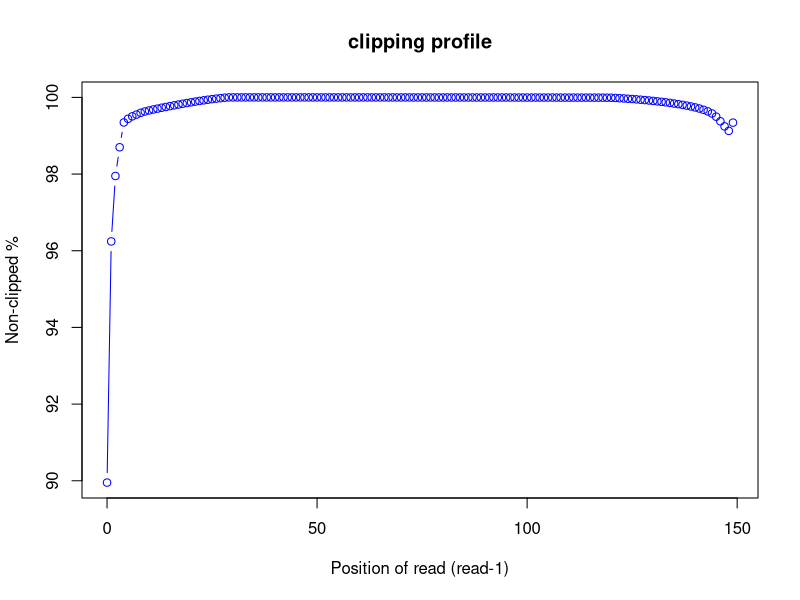
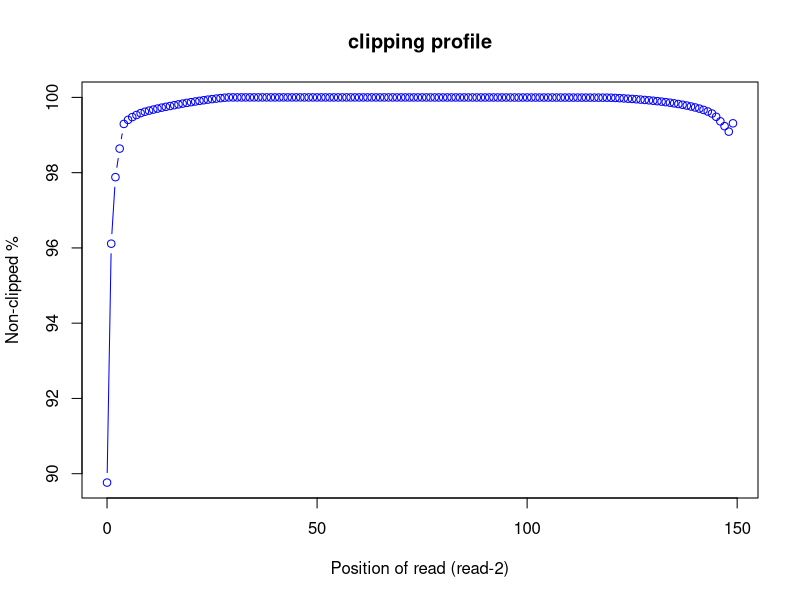

The R source for these figures, in order:
pdf("outputs/mapping_outputs/SRR11647710/clipping_profile.clipping_profile.R1.pdf")
read_pos=c(0,1,2,3,4,5,6,7,8,9,10,11,12,13,14,15,16,17,18,19,20,21,22,23,24,25,26,27,28,29,30,31,32,33,34,35,36,37,38,39,40,41,42,43,44,45,46,47,48,49,50,51,52,53,54,55,56,57,58,59,60,61,62,63,64,65,66,67,68,69,70,71,72,73,74,75,76,77,78,79,80,81,82,83,84,85,86,87,88,89,90,91,92,93,94,95,96,97,98,99,100,101,102,103,104,105,106,107,108,109,110,111,112,113,114,115,116,117,118,119,120,121,122,123,124,125,126,127,128,129,130,131,132,133,134,135,136,137,138,139,140,141,142,143,144,145,146,147,148,149)
r1_clip_count=c(2107147.0,787853.0,429803.0,272713.0,136956.0,117014.0,103608.0,93955.0,84445.0,77004.0,71345.0,66150.0,61415.0,56505.0,52052.0,47686.0,43223.0,39025.0,34676.0,30700.0,26806.0,22907.0,19315.0,15977.0,12657.0,9670.0,6802.0,4158.0,1684.0,0,0,1.0,1.0,3.0,3.0,3.0,5.0,6.0,6.0,5.0,6.0,9.0,15.0,18.0,18.0,18.0,23.0,23.0,25.0,35.0,41.0,50.0,49.0,58.0,75.0,86.0,104.0,106.0,116.0,112.0,112.0,110.0,135.0,148.0,169.0,172.0,193.0,204.0,214.0,239.0,251.0,263.0,262.0,278.0,302.0,331.0,346.0,343.0,347.0,368.0,366.0,363.0,364.0,393.0,415.0,407.0,412.0,437.0,434.0,431.0,430.0,460.0,480.0,531.0,541.0,551.0,600.0,654.0,718.0,745.0,770.0,792.0,799.0,826.0,828.0,844.0,878.0,938.0,982.0,1049.0,1080.0,1083.0,1121.0,1134.0,1150.0,1175.0,1229.0,1287.0,1392.0,1577.0,1823.0,3055.0,4369.0,5647.0,7247.0,8782.0,10654.0,12598.0,14645.0,16723.0,19195.0,21568.0,24099.0,26896.0,30021.0,33528.0,36944.0,40743.0,44926.0,49502.0,54751.0,60782.0,67936.0,76404.0,87848.0,105418.0,130633.0,158457.0,183108.0,138069.0)
r1_nonclip_count = 20971159 - r1_clip_count
plot(read_pos, r1_nonclip_count*100/(r1_clip_count + r1_nonclip_count),col="blue",main="clipping profile",xlab="Position of read (read-1)",ylab="Non-clipped %",type="b")
dev.off()
pdf("outputs/mapping_outputs/SRR11647710/clipping_profile.clipping_profile.R2.pdf")
read_pos=c(0,1,2,3,4,5,6,7,8,9,10,11,12,13,14,15,16,17,18,19,20,21,22,23,24,25,26,27,28,29,30,31,32,33,34,35,36,37,38,39,40,41,42,43,44,45,46,47,48,49,50,51,52,53,54,55,56,57,58,59,60,61,62,63,64,65,66,67,68,69,70,71,72,73,74,75,76,77,78,79,80,81,82,83,84,85,86,87,88,89,90,91,92,93,94,95,96,97,98,99,100,101,102,103,104,105,106,107,108,109,110,111,112,113,114,115,116,117,118,119,120,121,122,123,124,125,126,127,128,129,130,131,132,133,134,135,136,137,138,139,140,141,142,143,144,145,146,147,148,149)
r2_clip_count=c(2130649.0,809123.0,441245.0,283128.0,146707.0,124096.0,108957.0,97385.0,87056.0,79313.0,73125.0,67341.0,61921.0,56647.0,52037.0,47573.0,42979.0,38626.0,34222.0,30217.0,26377.0,22585.0,19061.0,15659.0,12280.0,9457.0,6627.0,3953.0,1591.0,0,0,0,0,2.0,3.0,4.0,8.0,6.0,9.0,10.0,10.0,13.0,20.0,21.0,25.0,28.0,32.0,43.0,49.0,55.0,58.0,65.0,70.0,75.0,73.0,79.0,83.0,80.0,86.0,95.0,101.0,95.0,96.0,97.0,117.0,137.0,154.0,145.0,152.0,158.0,166.0,176.0,191.0,209.0,232.0,237.0,262.0,255.0,280.0,302.0,314.0,326.0,322.0,335.0,352.0,371.0,375.0,370.0,383.0,398.0,408.0,406.0,435.0,440.0,441.0,479.0,508.0,552.0,578.0,576.0,584.0,604.0,607.0,617.0,652.0,692.0,706.0,726.0,764.0,819.0,851.0,921.0,959.0,992.0,1048.0,1083.0,1140.0,1190.0,1309.0,1458.0,1778.0,2912.0,4219.0,5513.0,6979.0,8434.0,10245.0,12069.0,14036.0,16090.0,18408.0,20740.0,23288.0,26141.0,29213.0,32916.0,36628.0,40611.0,45082.0,50159.0,55655.0,61894.0,69172.0,77966.0,89253.0,107194.0,132399.0,159079.0,189280.0,143306.0)
r2_nonclip_count = 20813850 - r2_clip_count
plot(read_pos, r2_nonclip_count*100/(r2_clip_count + r2_nonclip_count),col="blue",main="clipping profile",xlab="Position of read (read-2)",ylab="Non-clipped %",type="b")
dev.off()
